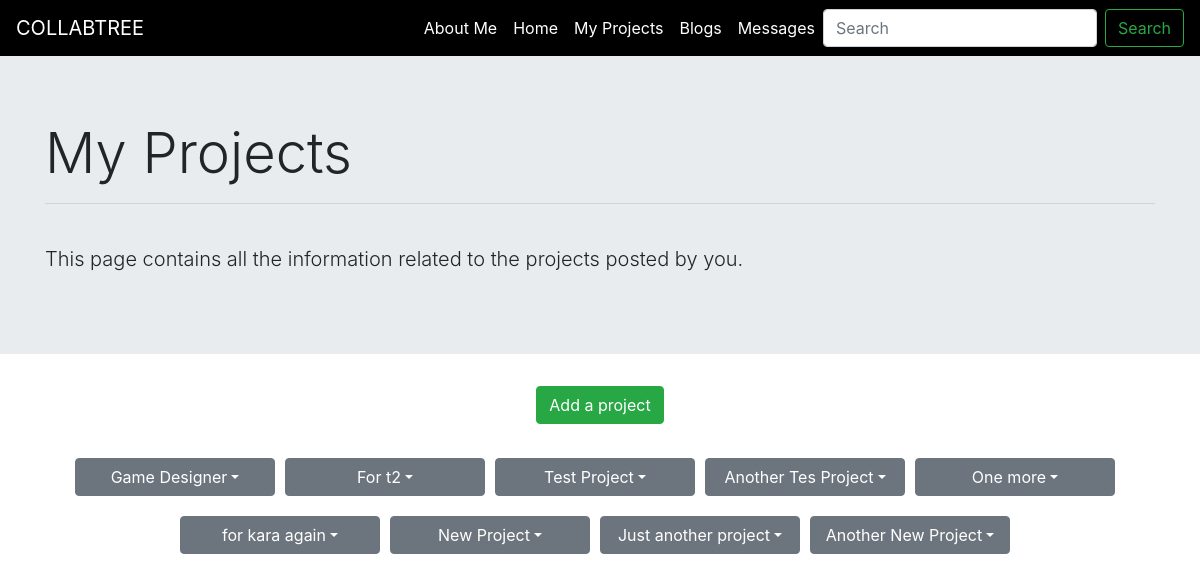
Before: /my_projects (signed in) with the older database file.
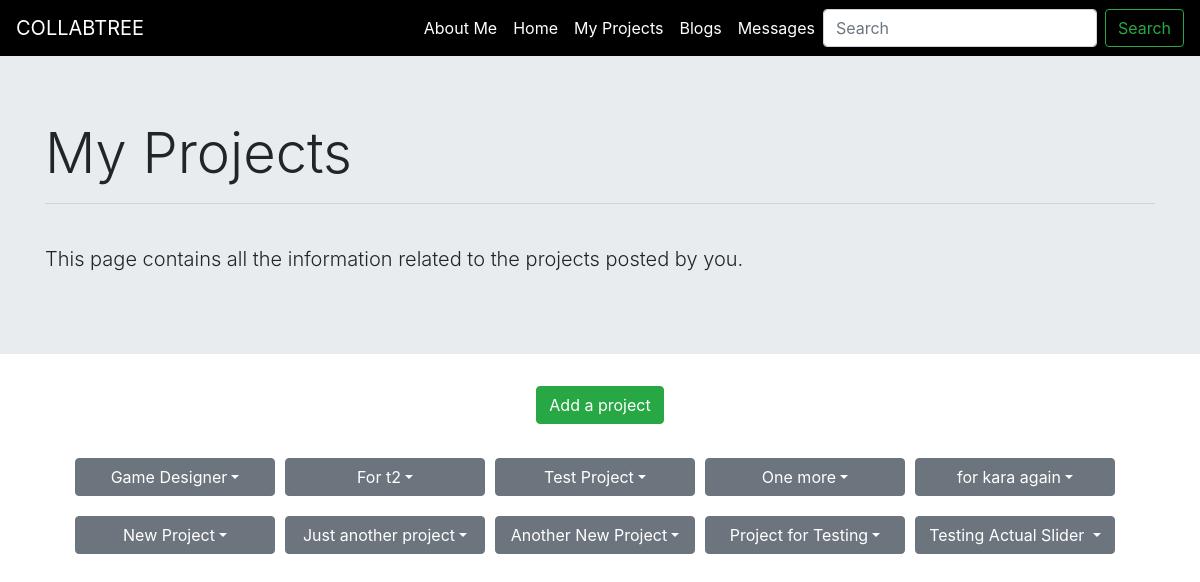
After: the same page with the newer database file.
### backend/models.py (models this page shows, shortened)
class Project(models.Model):
    status = models.CharField(max_length=100, blank=True)
    title = models.CharField(max_length=200,blank=True)
    description = models.TextField(max_length=400,blank=True)
    owner = models.ForeignKey(UserAttribs, on_delete = models.CASCADE, related_name="owner")
    duration = models.IntegerField(blank=True, null=True)
    assigned_user = models.ForeignKey(UserAttribs, on_delete = models.CASCADE, related_name="assigned_user", null=True, blank=True)
    stipend = models.IntegerField(blank=True, null=True)
    applied_users = models.ManyToManyField(UserAttribs,  null=True, blank=True)
    tags_requirement = TaggableManager()
    project_questions = models.OneToOneField(Project_Question,on_delete=models.CASCADE,null=True, blank=True)

### backend/views.py (the view)
# urls.py: path('my_projects',views.my_projects, name='my_projects'),
def my_projects(request, message=None):
    project_objects = Project.objects.all()
    project_list=[]
    for project in project_objects:
        if project.owner == UserAttribs.objects.get(user=request.user):
            applied_users = project.applied_users.all()
            project_list.append({'project':project,'applied_users':applied_users})
    return render(request, 'My Projects/myProjects.html' ,{'project_list': project_list})

### backend/models.py (called while the page is built)
    def __str__(self):
        return self.user.username

### templates/My Projects/myProjects.html (shortened to what this page needs)
<html lang="en">
<head>
  <link rel="stylesheet" href="https://maxcdn.bootstrapcdn.com/bootstrap/4.0.0/css/bootstrap.min.css">
</head>
<body>
    <nav class="navbar navbar-expand-lg navbar-light navbar-custom" style="background-color: black;">
        <a class="navbar-brand navbar-color" style="color: white;" href="#">COLLABTREE</a>
        <div class="collapse navbar-collapse" style="background-color: black;" id="NavbarCollapsedContent">
          <ul class="navbar-nav ml-auto">
            <li class="nav-item">
              <a class="nav-link active" style="color: white;" href="{% url 'profile' %}">About Me</a>
            </li>
            <li class="nav-item">
              <a class="nav-link navbar-color" style="color: white;" href="#">Home</a>
            </li>
            <li class="nav-item">
              <a class="nav-link navbar-color" style="color: white;" href="#">My Projects</a>
            </li>
            <li class="nav-item">
              <a class="nav-link navbar-color" style="color: white;" href="{% url 'blogs' %}">Blogs</a>
            </li>
            <li class="nav-item">
              <a class="nav-link navbar-color" style="color: white;" href="#">Messages</a>
            </li>
          </ul>
          <form class="form-inline my-2 my-lg-0">
            <input
              class="form-control mr-sm-2"
              type="search"
              placeholder="Search"
              aria-label="Search"
            />
            <button class="btn btn-outline-success my-2 my-sm-0" type="submit">
              Search
            </button>
          </form>
        </div>
      </nav>
      <div class="jumbotron jumbotron-fluid">
        <div class="container">
          <h2 class="display-4">My Projects</h2>
          <hr>
            <br>
          <p class="lead">This page contains all the information related to the projects posted by you.</p>
        </div>
      </div>
      <button type="button" style="margin: 0 auto ;" class="btn btn-success"><a href="{% url 'project_form' %}">Add a project</a></button>
      <br>
      <section class="containerr">
      <div class="my-projects">
        {% for project in project_list %}
        <span class="dropdown">
            <span class="btn btn-secondary dropdown-toggle dropdown-btn" type="button" id="dropdownMenuButton1" data-bs-toggle="dropdown"  data-toggle="dropdown">{{project.project.title}}</span>
          </span>
        </div>
        {% endfor %}
    </section>
</body>
</html>

Changed rows visible on the page:
removed Project: project "Another Tes Project"
added Project: project "Project for Testing"
added Project: project "Testing Actual Slider"
